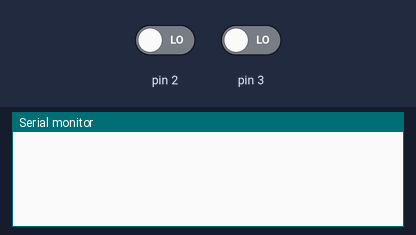
This sketch was run on a simulated Arduino Uno, built with avr-gcc and run on an emulated ATmega328P. Shown: the last lines printed to the serial monitor. The test bench sets the inputs (shaded band); at power-on: pin 2 LOW, pin 3 LOW.

Above: at 1.2 s.
1.3 s: pin 2 driven HIGH
At 1.93 s:
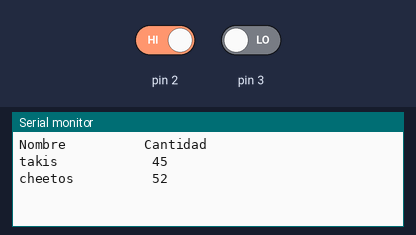
At 3.2 s:
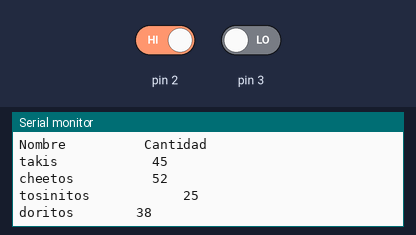

Measured:
- after the input at 1.3 s, the serial monitor: prints a new line after 0.20 s (image 1)

The sketch:

practica_2_arreglada.ino
```cpp
#define LEER(pin) digitalRead(pin)
#define ENTRADA(pin) pinMode(pin, INPUT)
#define BOTON0 2
#define BOTON1 3
int x = 0;
struct productos
{
  String NOMBRE;
  int CANTIDAD;
}L1 = {"takis", 45}, L2 = {"cheetos", 52}, L3 = {"tosinitos", 25}, L4 = {"doritos", 38};
void setup() {
  ENTRADA(BOTON0);

}

void loop() {
  Serial.begin(9600);
  bool VERIFY_FORWARD = LEER(BOTON0);
  bool VERIFY_REVERSE = LEER(BOTON1);

  if ((VERIFY_FORWARD == HIGH) & (VERIFY_REVERSE == LOW))
  {
   delay(200);
   x++ ;
    if(x == 1)
    {
      Serial.println("Nombre          Cantidad");
      Serial.print(L1.NOMBRE);
      Serial.print("            ");
      Serial.println(L1.CANTIDAD);
      x++;
      delay(50);
    }

    if(x == 3){
      Serial.print(L2.NOMBRE);
      Serial.print("          ");
      Serial.println(L2.CANTIDAD);
      x++;
      delay(50);
    }

    if(x == 5){
      Serial.print(L3.NOMBRE);
      Serial.print("            ");
      Serial.println(L3.CANTIDAD);
      x++;
      delay(50);
    }

    if(x == 7){
      Serial.print(L4.NOMBRE);
      Serial.print("        ");
      Serial.println(L4.CANTIDAD);
      x++;
      delay(50);
    }

  }
  if((VERIFY_REVERSE == HIGH) & (VERIFY_FORWARD == LOW))
  {
    delay(200);
    x--;
      if(x == 1){
        Serial.print(L4.NOMBRE);
        Serial.print("        ");
        Serial.println(L4.CANTIDAD);
        delay(50);
        x=8;
      }

      if(x == 3){
        Serial.print(L1.NOMBRE);
        Serial.print("            ");
        Serial.println(L1.CANTIDAD);
        delay(50);
        x--;
      }

      if(x == 5){
        Serial.print(L2.NOMBRE);
        Serial.print("          ");
        Serial.println(L2.CANTIDAD);
        delay(50);
        x--;
      }

      if(x==7){
        Serial.print(L3.NOMBRE);
        Serial.print("            ");
        Serial.println(L3.CANTIDAD);
        delay(50);
        x--;
      }

      if(x<0){
        x = 7;
      }

  }
}
```
